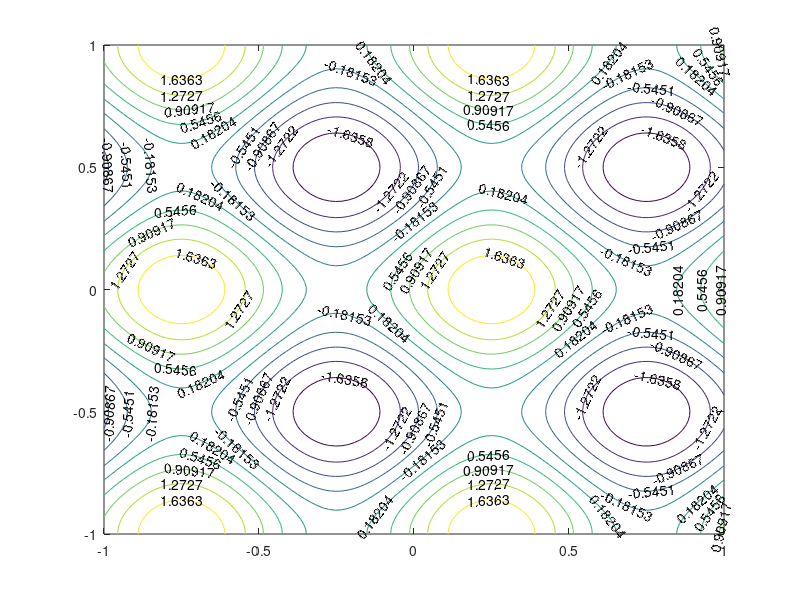

This chart was generated by the following MATLAB code: (Note: this script raises an error after producing the figure.)
%%Replacement Phase
N =100000
Min = -1;
Max = 1;
modas = 2
%%Initialization
Population = Min + rand(N, 2)*(Max-Min);
Di=1.0

x = Min:0.2:Max;
y = Min:0.2:Max;
x = linspace(Min,Max); 
y = linspace(Min,Max);

[X,Y] = meshgrid(x,y);
%Z = -X.^2 - Y.^2;
Z = sin(X*modas*pi) + cos(Y*modas*pi);
figure
s = contour(X,Y,Z,'ShowText','on');
%hold on
%Z = (1-X).^2 + 100*(Y-X.^2).^2;

%Evaluate points

Penalized = []
Reference_Point= []
Candidate = []
Survivors = []
FSurvivors = []
pause(5)
count = 0

%Ranks = zeros(500,2)
F = sin(Population(:,1)*modas*pi) + cos(Population(:,2)*modas*pi); %%Evaluate the population
%Sort the best individuals...
[Candidate, I] = sort(F); %%sort by fitness
Candidate = I;%Population(I,:)
% hold on
%s = scatter( Candidate(:,1), Candidate(:,2), 90, 'filled');
% hold on
while size(Candidate,1) >= 2  %%Select the best individuals inside the constraints
 %Select the best individual with max fitness
   Survivors = [Survivors; Candidate(1)];
  best = Candidate(1)
  Candidate = removerows(Candidate,'ind',1);
  [IndexDistances, Distances] = knnsearch(Population(Candidate,:), Population(best,:), 'k', size(Population(Candidate,:),1));
 
  Penalized = [Penalized ; Candidate(IndexDistances(Distances<=Di),:)];
  Candidate = removerows(Candidate,'ind',IndexDistances(Distances<=Di));
end
%Identify attraction bassis...
knnsearch(Population(Penalized,:), Population(Survivors,:), 'k', size(Population(Survivors,:),1));
FPenalized = sin(Population(Penalized,1)*modas*pi) + cos(Population(Penalized,2)*modas*pi);
FSurvivors = sin(Population(Survivors,1)*modas*pi) + cos(Population(Survivors,2)*modas*pi);

 hold on
%Ranks(i) = Niche_i
  s = scatter( Population(Survivors,1), Population(Survivors,2), 90, 'filled');